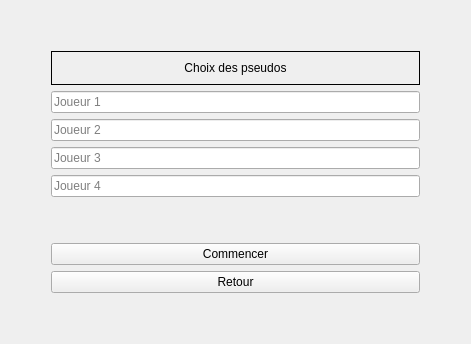
      <widget class="QWidget" name="wdgPseudoLocal">
       <layout class="QGridLayout" name="gridLayout_6">
        <item row="0" column="0">
         <layout class="QVBoxLayout" name="verticalLayout_14">
          <item>
           <spacer name="verticalSpacer_10">
            <property name="orientation">
             <enum>Qt::Vertical</enum>
            </property>
            <property name="sizeHint" stdset="0">
             <size>
              <width>20</width>
              <height>40</height>
             </size>
            </property>
           </spacer>
          </item>
          <item>
           <layout class="QHBoxLayout" name="horizontalLayout_12">
            <item>
             <spacer name="horizontalSpacer_21">
              <property name="orientation">
               <enum>Qt::Horizontal</enum>
              </property>
              <property name="sizeHint" stdset="0">
               <size>
                <width>40</width>
                <height>20</height>
               </size>
              </property>
             </spacer>
            </item>
            <item>
             <layout class="QVBoxLayout" name="vrlChoixPseudo">
              <item>
               <widget class="QLabel" name="lblChoixPseudo">
                <property name="minimumSize">
                 <size>
                  <width>369</width>
                  <height>34</height>
                 </size>
                </property>
                <property name="maximumSize">
                 <size>
                  <width>1600000</width>
                  <height>1600000</height>
                 </size>
                </property>
                <property name="frameShape">
                 <enum>QFrame::Box</enum>
                </property>
                <property name="frameShadow">
                 <enum>QFrame::Plain</enum>
                </property>
                <property name="text">
                 <string>Choix des pseudos</string>
                </property>
                <property name="alignment">
                 <set>Qt::AlignCenter</set>
                </property>
               </widget>
              </item>
              <item>
               <widget class="QLineEdit" name="txtPseudoJ1">
                <property name="placeholderText">
                 <string>Joueur 1</string>
                </property>
               </widget>
              </item>
              <item>
               <widget class="QLineEdit" name="txtPseudoJ2">
                <property name="placeholderText">
                 <string>Joueur 2</string>
                </property>
               </widget>
              </item>
              <item>
               <widget class="QLineEdit" name="txtPseudoJ3">
                <property name="placeholderText">
                 <string>Joueur 3</string>
                </property>
               </widget>
              </item>
              <item>
               <widget class="QLineEdit" name="txtPseudoJ4">
                <property name="placeholderText">
                 <string>Joueur 4</string>
                </property>
               </widget>
              </item>
              <item>
               <spacer name="verticalSpacer">
                <property name="orientation">
                 <enum>Qt::Vertical</enum>
                </property>
                <property name="sizeHint" stdset="0">
                 <size>
                  <width>20</width>
                  <height>40</height>
                 </size>
                </property>
               </spacer>
              </item>
              <item>
               <widget class="QPushButton" name="btnLancerPartie">
                <property name="text">
                 <string>Commencer</string>
                </property>
               </widget>
              </item>
              <item>
               <widget class="QPushButton" name="btnRetourNbJoueur">
                <property name="text">
                 <string>Retour</string>
                </property>
               </widget>
              </item>
             </layout>
            </item>
            <item>
             <spacer name="horizontalSpacer_22">
              <property name="orientation">
               <enum>Qt::Horizontal</enum>
              </property>
              <property name="sizeHint" stdset="0">
               <size>
                <width>40</width>
                <height>20</height>
               </size>
              </property>
             </spacer>
            </item>
           </layout>
          </item>
          <item>
           <spacer name="verticalSpacer_11">
            <property name="orientation">
             <enum>Qt::Vertical</enum>
            </property>
            <property name="sizeHint" stdset="0">
             <size>
              <width>20</width>
              <height>40</height>
             </size>
            </property>
           </spacer>
          </item>
         </layout>
        </item>
       </layout>
      </widget>
